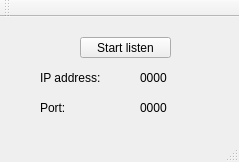
<?xml version="1.0" encoding="UTF-8"?>
<ui version="4.0">
 <class>MainWindow</class>
 <widget class="QMainWindow" name="MainWindow">
  <property name="geometry">
   <rect>
    <x>0</x>
    <y>0</y>
    <width>239</width>
    <height>162</height>
   </rect>
  </property>
  <property name="windowTitle">
   <string>MainWindow</string>
  </property>
  <widget class="QWidget" name="centralWidget">
   <widget class="QLabel" name="u_ipLabel">
    <property name="geometry">
     <rect>
      <x>40</x>
      <y>50</y>
      <width>91</width>
      <height>21</height>
     </rect>
    </property>
    <property name="text">
     <string>IP address:</string>
    </property>
   </widget>
   <widget class="QLabel" name="u_portLabel">
    <property name="geometry">
     <rect>
      <x>40</x>
      <y>80</y>
      <width>71</width>
      <height>21</height>
     </rect>
    </property>
    <property name="text">
     <string>Port:</string>
    </property>
   </widget>
   <widget class="QLabel" name="u_ipValue">
    <property name="geometry">
     <rect>
      <x>140</x>
      <y>50</y>
      <width>61</width>
      <height>21</height>
     </rect>
    </property>
    <property name="text">
     <string>0000</string>
    </property>
   </widget>
   <widget class="QLabel" name="u_portValue">
    <property name="geometry">
     <rect>
      <x>140</x>
      <y>80</y>
      <width>71</width>
      <height>21</height>
     </rect>
    </property>
    <property name="text">
     <string>0000</string>
    </property>
   </widget>
   <widget class="QPushButton" name="u_listenButton">
    <property name="geometry">
     <rect>
      <x>80</x>
      <y>20</y>
      <width>91</width>
      <height>21</height>
     </rect>
    </property>
    <property name="text">
     <string>Start listen</string>
    </property>
   </widget>
  </widget>
  <widget class="QMenuBar" name="menuBar">
   <property name="geometry">
    <rect>
     <x>0</x>
     <y>0</y>
     <width>239</width>
     <height>23</height>
    </rect>
   </property>
  </widget>
  <widget class="QToolBar" name="mainToolBar">
   <attribute name="toolBarArea">
    <enum>TopToolBarArea</enum>
   </attribute>
   <attribute name="toolBarBreak">
    <bool>false</bool>
   </attribute>
  </widget>
  <widget class="QStatusBar" name="statusBar"/>
 </widget>
 <layoutdefault spacing="6" margin="11"/>
 <resources/>
 <connections/>
</ui>
